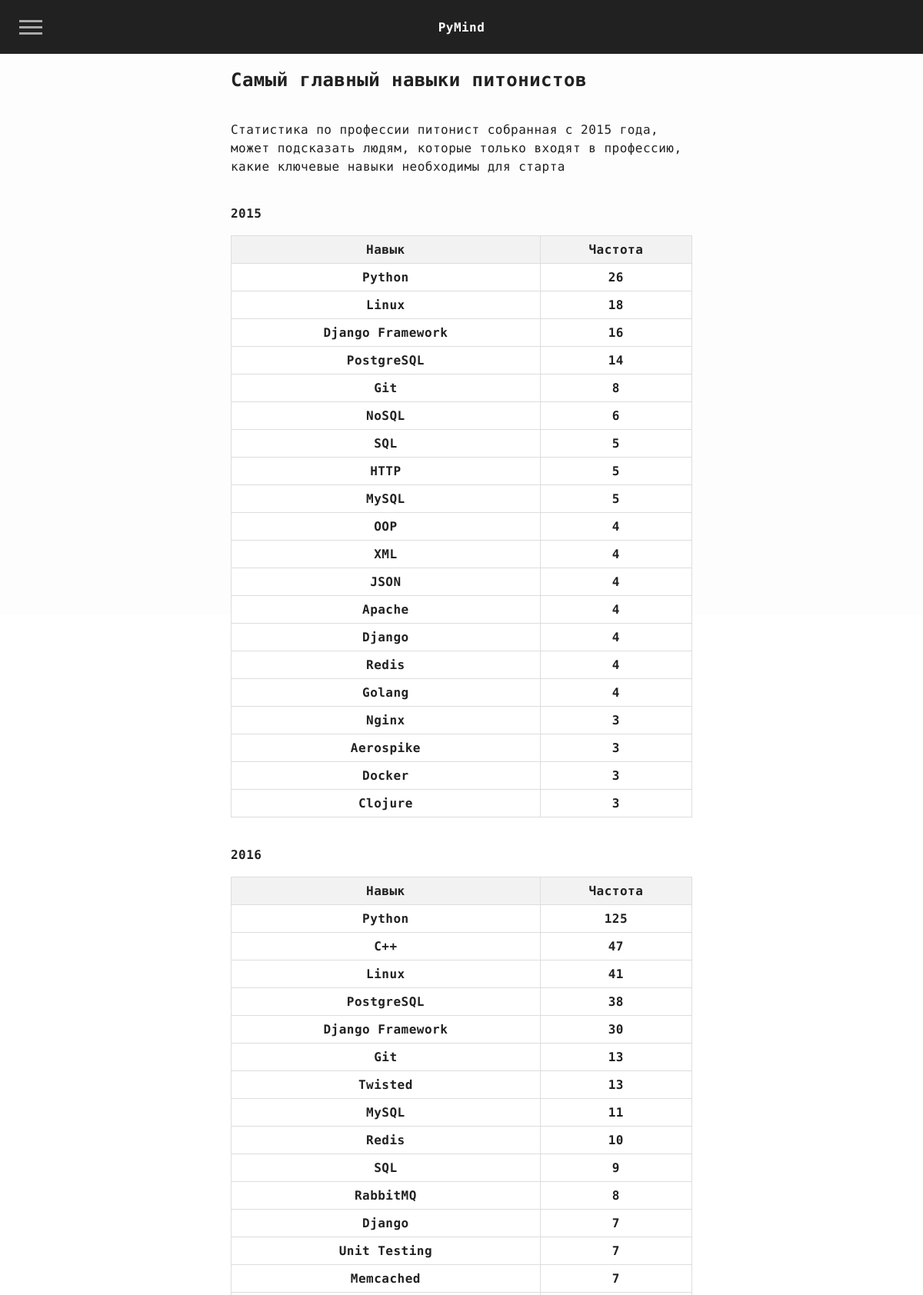
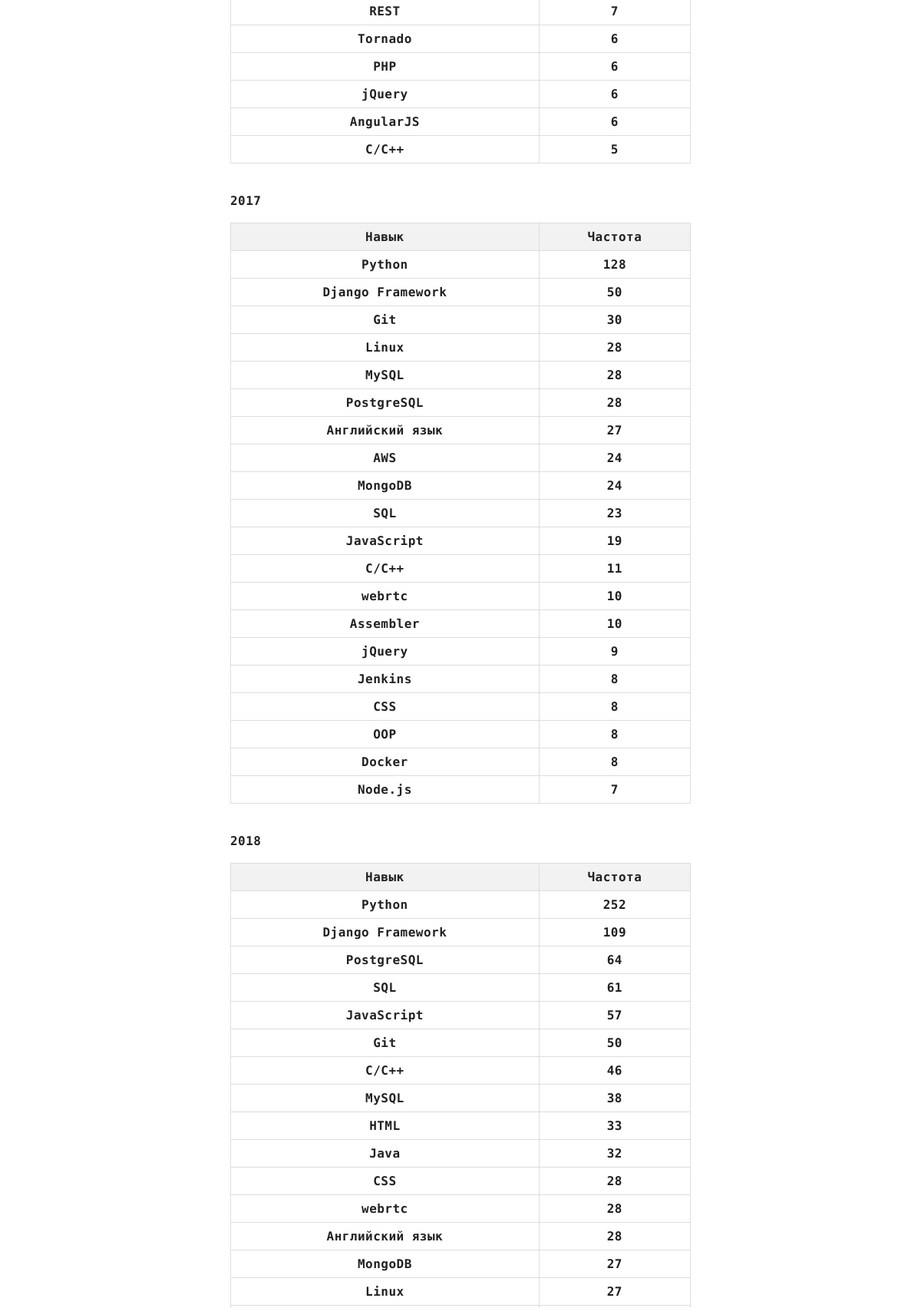
Screenshot of /skills/ (upper part) with the database file from the repository (2 pictures, top to bottom).
### mainPython/models.py (models this page shows, shortened)
class Skills_statistic(models.Model):
    title = models.CharField(max_length=200, verbose_name='Заголовок')
    content = models.TextField(verbose_name='Контент')

class Table_Skills(models.Model):
    stat = models.ForeignKey(Skills_statistic, on_delete=models.CASCADE, related_name='tables', verbose_name="название статистики")
    name = models.CharField(max_length=255, verbose_name="название таблицы")
    data = models.TextField(verbose_name="HTML")
    image = models.ImageField(upload_to='main/img', verbose_name="Изображение", blank=True, null=True)

### mainPython/views.py (the view)
# urls.py: path('skills/', views.skills_statistics, name = 'skills'),
def skills_statistics(request):
    return render(request, 'MainPython/skills_statistic.html', {'statistic': Skills_statistic.objects.prefetch_related('tables').all()})

### mainPython/templates/mainPython/skills_statistic.html (shortened to what this page needs)
{% extends 'mainPython/layout.html' %}
{% load static %}
{% block contentPage %}
    {% for stat in statistic %}
        <h2>{{ stat.title }}</h2><br>
        <p>{{ stat.content|safe }}</p><br>
        {% for table in stat.tables.all %}
            <h4>{{ table.name }}</h4><br>
                {{ table.data|safe }}
            <br>
        {% endfor %}
    {% endfor %}
{% endblock %}

### mainPython/static/mainPython/css/style.css (style rules this page uses)
* { outline: none; }
main p { line-height: 1.5; font-weight: 200; margin: 20px 0; }
* { margin: 0; padding: 0; box-sizing: border-box; }
html, body { height: 100%; }
h1, h2, h3, h4 { margin: 0; }
table { width: 100%; border-collapse: collapse; margin-bottom: 20px; }
th, td { border: 1px solid #ddd; padding: 8px; text-align: center; }
th { background-color: #f2f2f2; }
td { background-color: #fff; }

### rows the page displays
Skills_statistic: title "Самый главный навыки питонистов", content "Статистика по профессии питонист собранная с 2015 года, может подсказать людям, которые только входят в профессию, какие ключевые навыки необходимы для старта"
Table_Skills: name "2015", data "Навык Частота Python 26 Linux 18 Django Framework 16 PostgreSQL 14 Git 8 NoSQL 6 SQL 5 HTTP 5 MySQL 5 OOP 4 XML 4 JSON 4 Apache 4 Django 4 Redis 4 Golang 4 Nginx 3 Aerospike 3 Docker 3 Clojure 3"
Table_Skills: name "2016", data "Навык Частота Python 125 C++ 47 Linux 41 PostgreSQL 38 Django Framework 30 Git 13 Twisted 13 MySQL 11 Redis 10 SQL 9 RabbitMQ 8 Django 7 Unit Testing 7 Memcached 7 REST 7 Tornado 6 PHP 6 jQuery 6 AngularJS 6 C/C++ 5"
Table_Skills: name "2017", data "Навык Частота Python 128 Django Framework 50 Git 30 Linux 28 MySQL 28 PostgreSQL 28 Английский язык 27 AWS 24 MongoDB 24 SQL 23 JavaScript 19 C/C++ 11 webrtc 10 Assembler 10 jQuery 9 Jenkins 8 CSS 8 OOP 8 Docker 8 Node.js 7"
Table_Skills: name "2018", data "Навык Частота Python 252 Django Framework 109 PostgreSQL 64 SQL 61 JavaScript 57 Git 50 C/C++ 46 MySQL 38 HTML 33 Java 32 CSS 28 webrtc 28 Английский язык 28 MongoDB 27 Linux 27"
